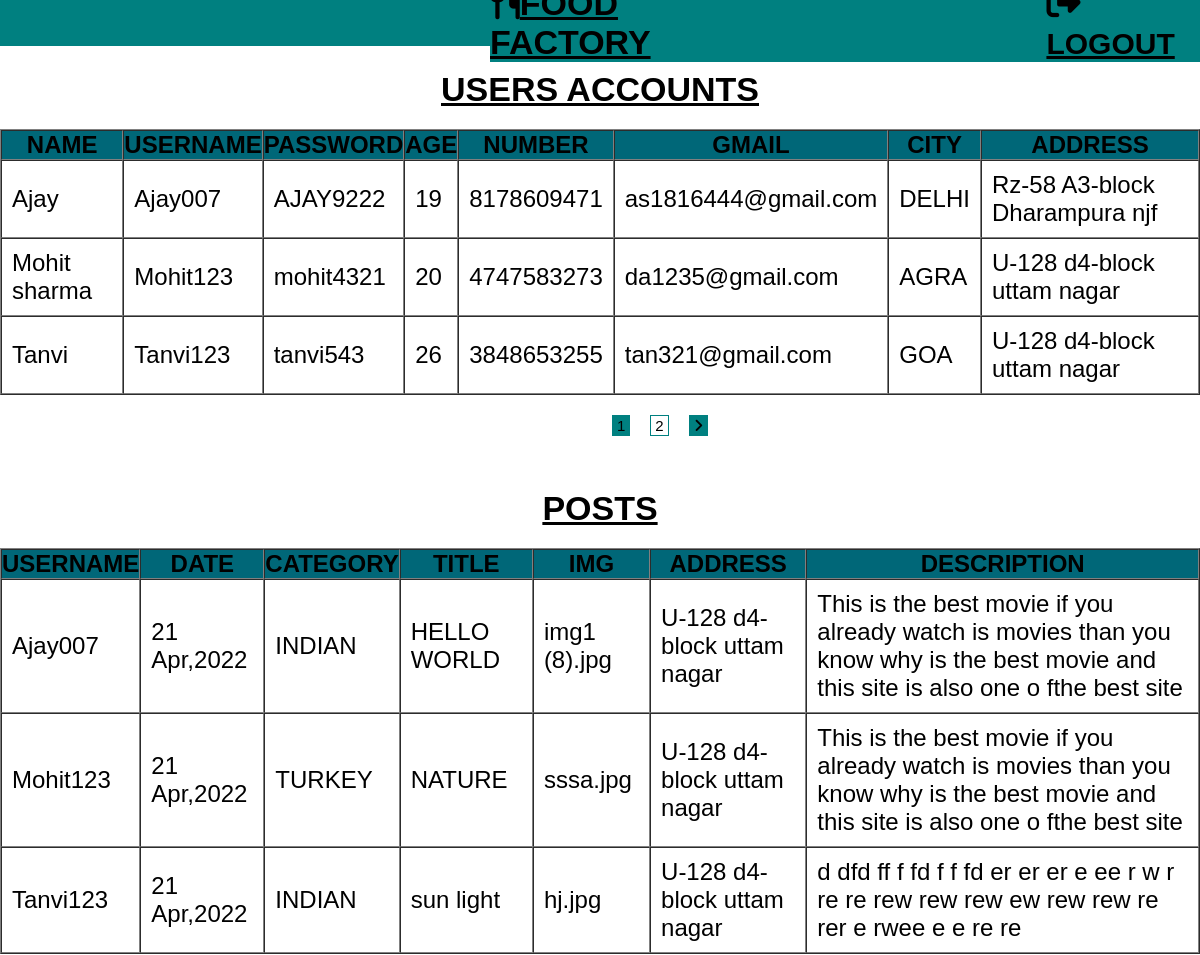
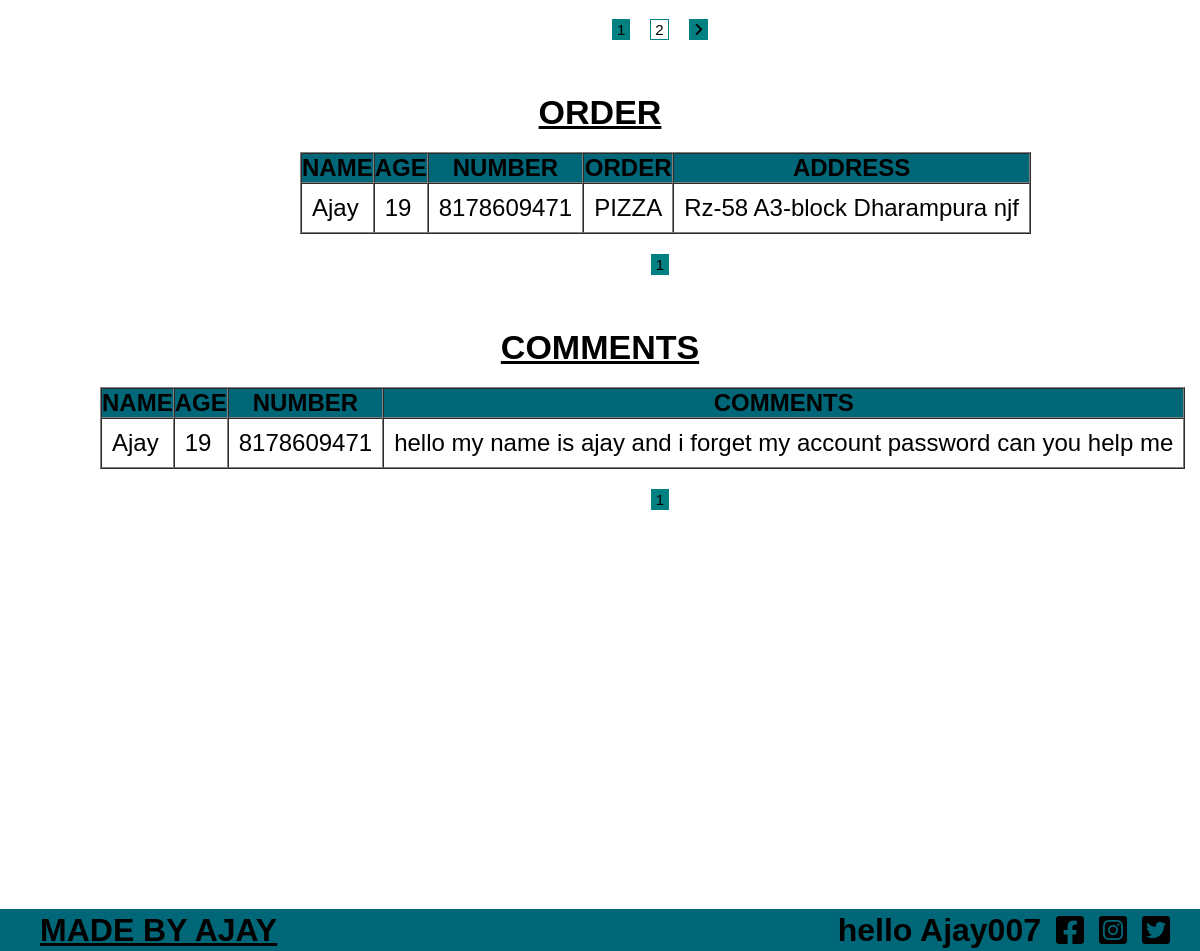
/vip.php (signed in), run on the app's committed database (2 pictures, top to bottom).
### tables this page shows
CREATE TABLE IF NOT EXISTS `account` (
  `id` int(69) NOT NULL AUTO_INCREMENT,
  `aname` varchar(40) DEFAULT NULL,
  `username` varchar(60) DEFAULT NULL,
  `apassword` varchar(60) DEFAULT NULL,
  `age` int(67) DEFAULT NULL,
  `anumber` varchar(200) DEFAULT NULL,
  `email` varchar(120) DEFAULT NULL,
  `aaddress` varchar(180) DEFAULT NULL,
  `city` varchar(40) DEFAULT NULL,
  PRIMARY KEY (`id`)
);

CREATE TABLE IF NOT EXISTS `posts` (
  `id` int(89) NOT NULL AUTO_INCREMENT,
  `pusername` varchar(60) DEFAULT NULL,
  `title` varchar(200) DEFAULT NULL,
  `paddress` varchar(150) DEFAULT NULL,
  `pselect` varchar(70) DEFAULT NULL,
  `pdescription` varchar(245) DEFAULT NULL,
  `pdate` varchar(170) DEFAULT NULL,
  `img` varchar(150) DEFAULT NULL,
  PRIMARY KEY (`id`)
);

CREATE TABLE IF NOT EXISTS `recive` (
  `id` int(99) NOT NULL AUTO_INCREMENT,
  `name` varchar(50) DEFAULT NULL,
  `age` int(89) DEFAULT NULL,
  `rnumber` varchar(200) DEFAULT NULL,
  `address` varchar(150) DEFAULT NULL,
  `rorder` varchar(100) DEFAULT NULL,
  PRIMARY KEY (`id`)
);

CREATE TABLE IF NOT EXISTS `contactme` (
  `id` int(99) NOT NULL AUTO_INCREMENT,
  `name` varchar(50) DEFAULT NULL,
  `age` int(89) DEFAULT NULL,
  `cnumber` varchar(200) DEFAULT NULL,
  `problem` varchar(240) DEFAULT NULL,
  PRIMARY KEY (`id`)
);

### vip.php (the view, shortened to what this page needs)
<!DOCTYPE html>
<html lang="en">
<head>
    <link rel="stylesheet" href="https://cdnjs.cloudflare.com/ajax/libs/font-awesome/6.1.1/css/all.min.css" />
    <link rel="stylesheet" href="css/owl.carousel.css">
    <link rel="stylesheet" href="css/owl.theme.green.min.css">
    <link rel="stylesheet" href="css/vip.CSS">
</head>
<body>
    <div class="header">
         <div class="logo" style="gap:290px;">
         <h1><i class="fa-solid fa-utensils"></i>FOOD FACTORY</h1>
         <h1 id="logout"><i class="fa-solid fa-right-from-bracket"></i> <a href="logout.php" style="color:black;font-size:30px;"> LOGOUT</a></h1>
        </div>
    </div>
    <div class="usera">USERS ACCOUNTS</div>
     <div class="result">
         <table border="1" cellspacing="0px" cellpadding="25px">
            <tr>
                <th>NAME</th>
                <th>USERNAME</th>
                <th>PASSWORD</th>
                <th>AGE</th>
                <th>NUMBER</th>
                <th>GMAIL</th>
                <th>CITY</th>
                <th>ADDRESS</th>
            </tr>
            <?php
            $conn = mysqli_connect("sql100.epizy.com","epiz_31803372","KOesc6yox5By","epiz_31803372_website") or die("connection failed");
             if(isset($_GET['aid'])){
                 $id = $_GET['aid'];
             }else{
                 $id = 1;
             }
             $limit = 3;
             $offset = ($id - 1) * $limit;
            $sql = "SELECT * FROM account LIMIT {$offset},{$limit}";
            $resut = mysqli_query($conn,$sql) or die("query failed");
            if(mysqli_num_rows($resut) > 0){
                while($row = mysqli_fetch_assoc($resut)){
            ?>
            <tr>
                <td><?php echo $row['aname'];?></td>
                <td><?php echo $row['username'];?></td>
                <td><?php echo $row['apassword'];?></td>
                <td><?php echo $row['age'];?></td>
                <td><?php echo $row['anumber'];?></td>
                <td><?php echo $row['email'];?></td>
                <td><?php echo $row['city'];?></td>
                <td><?php echo $row['aaddress'];?></td>
            </tr>
            <?php
              }
         }
            ?>
         </table>
     </div>
     <div class="list">
     <?php
                      $vop = "SELECT * FROM account";
                      $req = mysqli_query($conn,$vop) or die("2 query failed");
                      if(mysqli_num_rows($req) > 0){
                        echo "<ul>";
                        $total = mysqli_num_rows($req);
                        $total_page = ceil($total / $limit);
                       for($a = 1;$a <= $total_page;$a++){
                                          if($a == $id){
                                              $pageid = "select";
                                          }else{
                                              $pageid = "";
                                          }
                        echo '<li class="'.$pageid.'" ><a  href="vip.php?aid='.$a.'">'. $a .'</a></li>';
                    }
                    if($total_page > $id){
                        echo '<li class="select" ><a class="select" href="vip.php?aid='.($id + 1).'"><i class="fa-solid fa-angle-right"></i></a></li>';
                    }
                    }
                    echo "</ul>";
                      ?>
    </div>
    <div class="usera">POSTS</div>
     <div class="result">
         <table border="1" cellspacing="0px" cellpadding="25px">
            <tr>
                <th>USERNAME</th>
                <th>DATE</th>
                <th>CATEGORY</th>
                <th>TITLE</th>
                <th>IMG</th>
                <th>ADDRESS</th>
                <th>DESCRIPTION</th>
            </tr>
            <?php
            $conn = mysqli_connect("sql100.epizy.com","epiz_31803372","KOesc6yox5By","epiz_31803372_website") or die("connection failed");
             $limit = 3;
             $offseot = ($id - 1) * $limit;
            $sql = "SELECT * FROM posts LIMIT {$offseot},{$limit}";
            $resut = mysqli_query($conn,$sql) or die("query failed");
            if(mysqli_num_rows($resut) > 0){
                while($row = mysqli_fetch_assoc($resut)){
            ?>
            <tr>
                <td><?php echo $row['pusername'];?></td>
                <td><?php echo $row['pdate'];?></td>
                <td><?php echo $row['pselect'];?></td>
                <td><?php echo $row['title'];?></td>
                <td><?php echo $row['img'];?></td>
                <td><?php echo $row['paddress'];?></td>
                <td><?php echo $row['pdescription'];?></td>
            </tr>
            <?php
              }
         }
            ?>
         </table>
     </div>
     <div class="list">
     <?php
                      $vop = "SELECT * FROM posts";
                      $req = mysqli_query($conn,$vop) or die("2 query failed");
                      if(mysqli_num_rows($req) > 0){
                        echo "<ul>";
                        $total = mysqli_num_rows($req);
                        $total_page = ceil($total / $limit);
                       for($a = 1;$a <= $total_page;$a++){
                                          if($a == $id){
                                              $pageid = "select";
                                          }else{
                                              $pageid = "";
                                          }
                        echo '<li class="'.$pageid.'" ><a  href="vip.php?id='.$a.'">'. $a .'</a></li>';
                    }
                    if($total_page > $id){
                        echo '<li class="select" ><a class="select" href="vip.php?id='.($id + 1).'"><i class="fa-solid fa-angle-right"></i></a></li>';
                    }
                    }
                    echo "</ul>";
                      ?>
    </div>
    <div class="usera">ORDER</div>
     <div class="result" style="margin-left:300px;">
         <table border="1" cellspacing="0px" cellpadding="25px">
            <tr>
                <th>NAME</th>
                <th>AGE</th>
                <th>NUMBER</th>
                <th>ORDER</th>
                <th>ADDRESS</th>
            </tr>
            <?php
            $conn = mysqli_connect("sql100.epizy.com","epiz_31803372","KOesc6yox5By","epiz_31803372_website") or die("connection failed");
             $limit = 3;
             $offse = ($id - 1) * $limit;
            $sql = "SELECT * FROM recive LIMIT {$offse},{$limit}";
            $resut = mysqli_query($conn,$sql) or die("query failed");
            if(mysqli_num_rows($resut) > 0){
                while($row = mysqli_fetch_assoc($resut)){
            ?>
            <tr>
                <td><?php echo $row['name'];?></td>
                <td><?php echo $row['age'];?></td>
                <td><?php echo $row['rnumber'];?></td>
                <td><?php echo $row['rorder'];?></td>
                <td><?php echo $row['address'];?></td>
            </tr>
            <?php
              }
         }
            ?>
         </table>
     </div>
     <div class="list">
     <?php
                      $vop = "SELECT * FROM recive";
                      $req = mysqli_query($conn,$vop) or die("2 query failed");
                      if(mysqli_num_rows($req) > 0){
                        echo "<ul>";
                        $total = mysqli_num_rows($req);
                        $total_page = ceil($total / $limit);
                       for($a = 1;$a <= $total_page;$a++){
                                          if($a == $id){
                                              $pageid = "select";
                                          }else{
                                              $pageid = "";
                                          }
                        echo '<li class="'.$pageid.'" ><a  href="vip.php?id='.$a.'">'. $a .'</a></li>';
                    }
                    }
                    echo "</ul>";
                      ?>
    </div>
    <div class="usera">COMMENTS</div>
     <div class="result" style="margin-left:100px;">
         <table border="1" cellspacing="0px" cellpadding="25px">
            <tr>
                <th>NAME</th>
                <th>AGE</th>
                <th>NUMBER</th>
                <th>COMMENTS</th>
            </tr>
            <?php
            $conn = mysqli_connect("sql100.epizy.com","epiz_31803372","KOesc6yox5By","epiz_31803372_website") or die("connection failed");
             $limit = 3;
             $offsett = ($id - 1) * $limit;
            $sql = "SELECT * FROM contactme LIMIT {$offsett},{$limit}";
            $resut = mysqli_query($conn,$sql) or die("query failed");
            if(mysqli_num_rows($resut) > 0){
                while($row = mysqli_fetch_assoc($resut)){
            ?>
            <tr>
                <td><?php echo $row['name'];?></td>
                <td><?php echo $row['age'];?></td>
                <td><?php echo $row['cnumber'];?></td>
                <td><?php echo $row['problem'];?></td>
            </tr>
            <?php
              }
         }
            ?>
         </table>
     </div>
     <div class="list">
     <?php
                      $vop = "SELECT * FROM contactme";
                      $req = mysqli_query($conn,$vop) or die("2 query failed");
                      if(mysqli_num_rows($req) > 0){
                        echo "<ul>";
                        $total = mysqli_num_rows($req);
                        $total_page = ceil($total / $limit);
                       for($a = 1;$a <= $total_page;$a++){
                                          if($a == $id){
                                              $pageid = "select";
                                          }else{
                                              $pageid = "";
                                          }
                        echo '<li class="'.$pageid.'" ><a  href="vip.php?id='.$a.'">'. $a .'</a></li>';
                    }
                    }
                    echo "</ul>";
                      ?>
    </div>
    <div id="KO">
        <div class="footer">
            <div class="hea">
                <H1 style="text-decoration: underline;">MADE BY AJAY</H1>
            </div>
            <div class="icon">
                <div style="font-size:32px;font;font-weight: bold;"><?php if(isset($_SESSION['username'])){
                 echo "hello ". $_SESSION['username'];
            } ?></div>
                <div class="topers"><i class="fa-brands fa-facebook-square"></i></div>
                <div class="topers"><i class="fa-brands fa-instagram-square"></i></div>
                <div class="topers"><i class="fa-brands fa-twitter-square"></i></div>
            </div>
        </div>
    </div>
    </body>
    </html>

### css/vip.css (style rules this page uses)
* { box-sizing: border-box; margin: 0px; padding: 0px; list-style: none; text-decoration: none; }
body { font-family: Arial, Helvetica, sans-serif; scroll-behavior: smooth; width: 100vw; overflow-x: hidden; }
.header { width: 100%; height: 46px; position: relative; background-color:teal; color: black; display: flex; margin: 0 auto; align-items: center; justify-content: center; }
.logo { background-color: teal; text-decoration: underline; display: flex; gap: 380px; margin-left: 490px; }
.logo h1 { background-color: teal; font-size: 34px; }
.logo i { background-color: teal; }
.footer { width: 100%; height: 42px; display: flex; align-items: center; justify-content: center; background-color: #006778; margin-bottom: 40px; margin-top: 370px; margin-bottom: 0px; }
.icon { display: flex; align-items: center; justify-content: center; gap: 15px; margin-left: auto; margin-right: 30px; }
.icon i { font-size: 32px; }
.hea { margin-left: 40px; }
.result { margin-top: 20px; margin-left: 0px; }
.result table { font-size: 24px; }
.result table tr td { padding: 10px; }
.result table tr th { background-color: #006778; }
.usera { text-align: center; font-size: 34px; font-weight: bold; text-decoration: underline; margin-top: 24px; }
.list { width: 700px; height: 50px; margin-top: 20px; margin-left: 310px; }
.list ul { margin: 0px; padding: 0px; display: flex; align-items: center; justify-content: center; gap: 20px; }
.list ul li { border: 1px solid teal; padding: 1px 4px; }
.list ul li a { font-size: 15px; color: black; display: block; width: 100%; height: 100%; z-index: 324; }
.select { background-color: teal; color: black; }

### data on the page
account: aname "Ajay", username "Ajay007", apassword "AJAY9222", age "19", anumber "8178609471", email "as1816444@gmail.com", city "DELHI", aaddress "Rz-58 A3-block Dharampura njf"
account: aname "Mohit sharma", username "Mohit123", apassword "mohit4321", age "20", anumber "4747583273", email "da1235@gmail.com", city "AGRA", aaddress "U-128 d4-block uttam nagar"
account: aname "Tanvi", username "Tanvi123", apassword "tanvi543", age "26", anumber "3848653255", email "tan321@gmail.com", city "GOA", aaddress "U-128 d4-block uttam nagar"
posts: pusername "Ajay007", pdate "21 Apr,2022", pselect "INDIAN", title "HELLO WORLD", img "img1 (8).jpg", paddress "U-128 d4-block uttam nagar", pdescription "This is the best movie if you already watch is movies than you know why is the best movie and this site is also one o fthe best site"
posts: pusername "Mohit123", pdate "21 Apr,2022", pselect "TURKEY", title "NATURE", img "sssa.jpg", paddress "U-128 d4-block uttam nagar", pdescription "This is the best movie if you already watch is movies than you know why is the best movie and this site is also one o fthe best site"
posts: pusername "Tanvi123", pdate "21 Apr,2022", pselect "INDIAN", title "sun light", img "hj.jpg", paddress "U-128 d4-block uttam nagar", pdescription "d dfd ff f fd f f fd er er er e ee r w r re re rew rew rew ew rew rew re rer e rwee e e re re"
recive: name "Ajay", age "19", rnumber "8178609471", rorder "PIZZA", address "Rz-58 A3-block Dharampura njf"
contactme: name "Ajay", age "19", cnumber "8178609471", problem "hello my name is ajay and i forget my account password can you help me"

### other printed values
$_SESSION['username'] "Ajay007"
